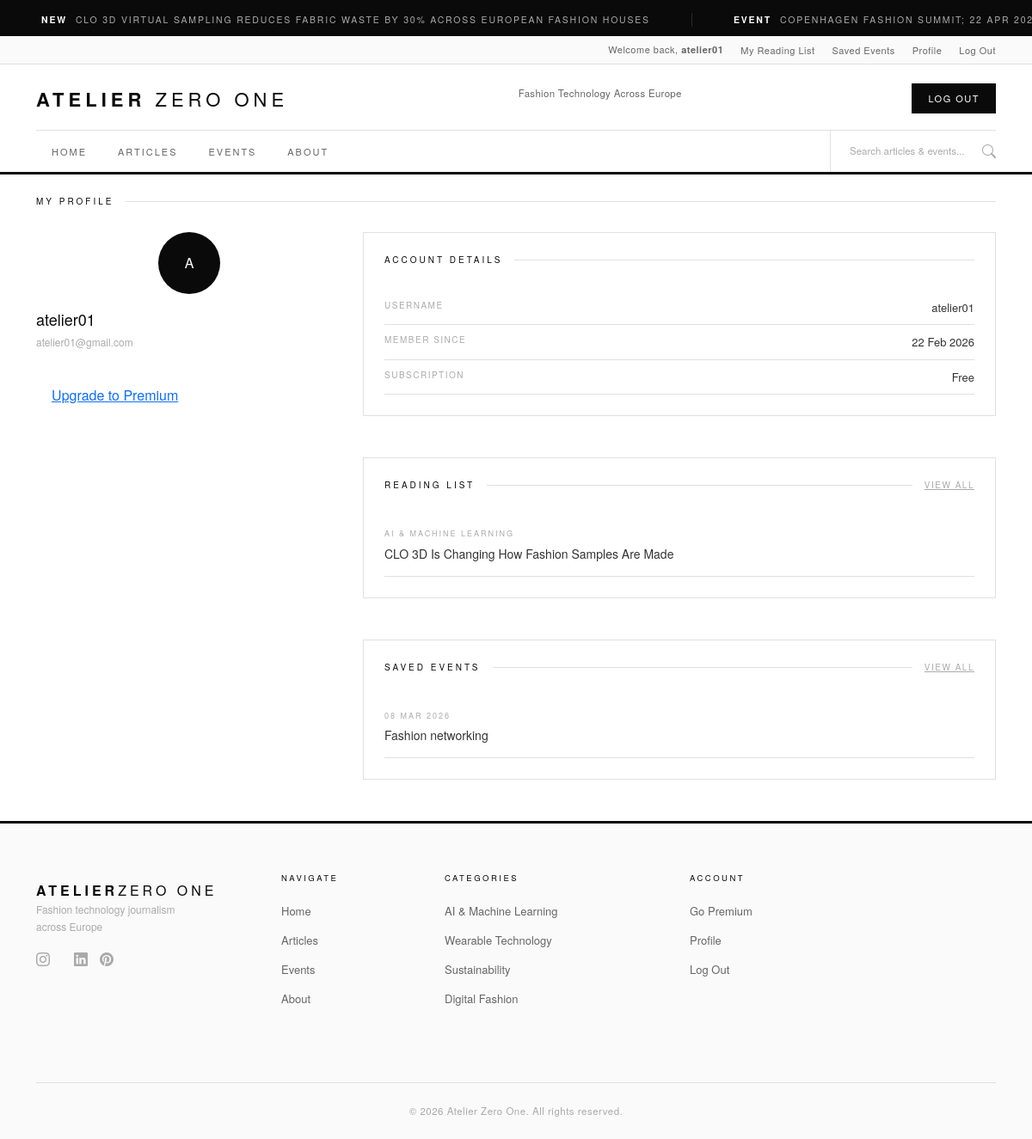
Before: /user/ (signed in) with the older database file.
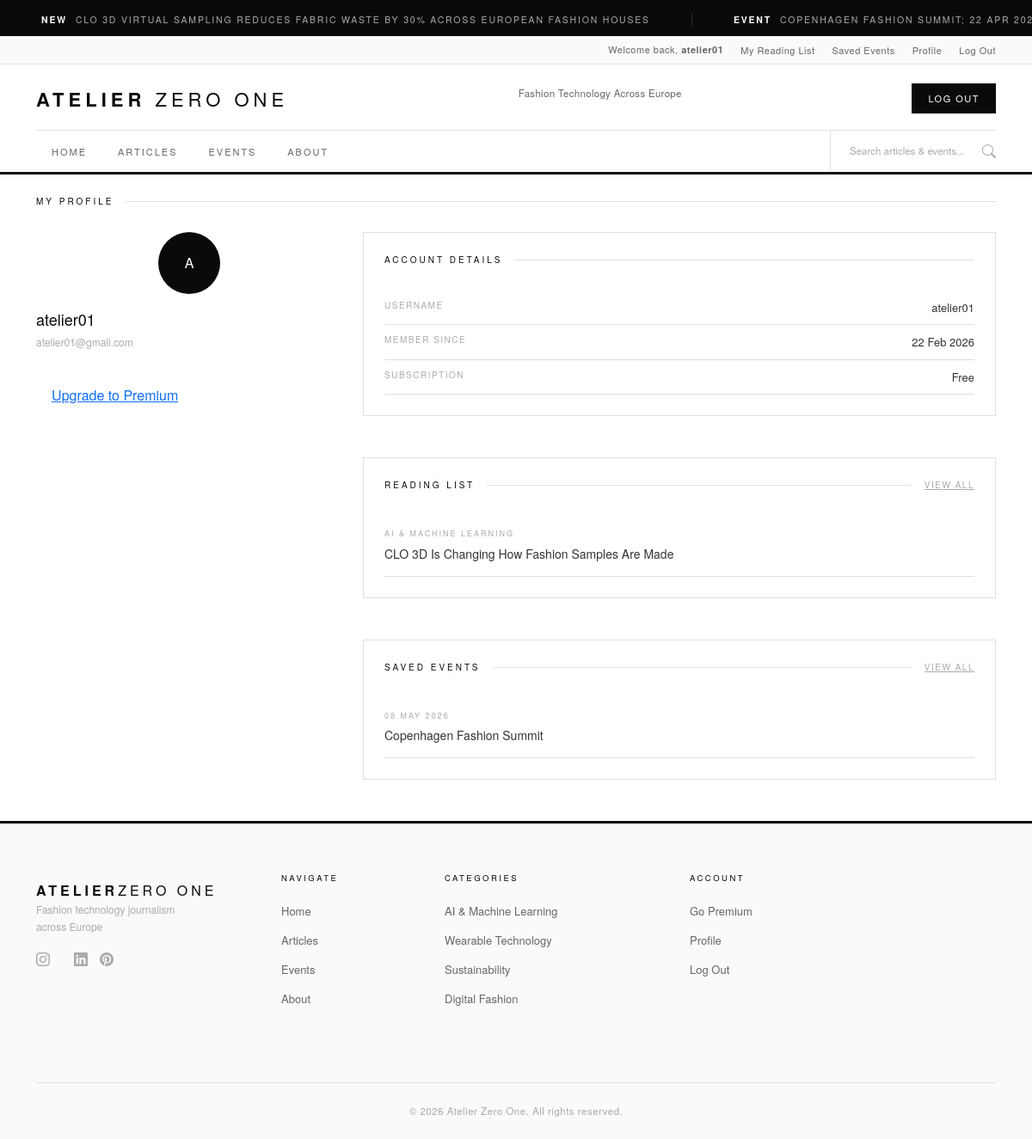
After: the same page with the newer database file.
### events/models.py (models this page shows, shortened)
class Event(models.Model):
    title = models.CharField(max_length=200)
    slug = models.SlugField(unique=True)
    description = models.TextField()
    event_date = models.DateTimeField()
    location = models.CharField(max_length=200)
    country = models.CharField(max_length=100)
    website_url = models.URLField(blank=True)
    image = CloudinaryField('image', blank=True, null=True)
    is_published = models.BooleanField(default=False)
    created_at = models.DateTimeField(auto_now_add=True)
    class Meta:
        ordering = ['event_date']

### accounts/views.py (the view)
# urls.py: path('', views.profile, name='profile'),
@login_required
def profile(request):
    profile = get_object_or_404(UserProfile, user=request.user)
    context = {
        'profile': profile,
    }
    return render(request, 'accounts/profile.html', context)

### articles/models.py (called while the page is built)
    def __str__(self):
        return self.name

### accounts/templates/accounts/profile.html (shortened to what the changed rows need)
{% extends "base.html" %}
{% load static %}
{% block extra_css %}
<link rel="stylesheet" href="{% static 'css/accounts.css' %}">
{% endblock %}
{% block content %}
<div class="container mt-4">
   <div class="row">
       <div class="col-lg-8">
           <div class="profile-section mt-4">
               {% if profile.saved_events.all %}
               {% for event in profile.saved_events.all|slice:":3" %}
               <div class="profile-saved-item">
                   <div class="profile-saved-cat">{{ event.event_date|date:"d M Y" }}</div>
                   <div class="profile-saved-title">
                       <a href="{% url 'events:event_detail' event.slug %}">{{ event.title }}</a>
                   </div>
               </div>
               {% endfor %}
               {% else %}
               <p class="no-content">No saved events yet.</p>
               {% endif %}
           </div>
       </div>
   </div>
</div>
{% endblock %}

Changed rows visible on the page:
changed Event: event_date "08 MAR 2026" → "08 MAY 2026"; title "Fashion networking" → "Copenhagen Fashion Summit"
